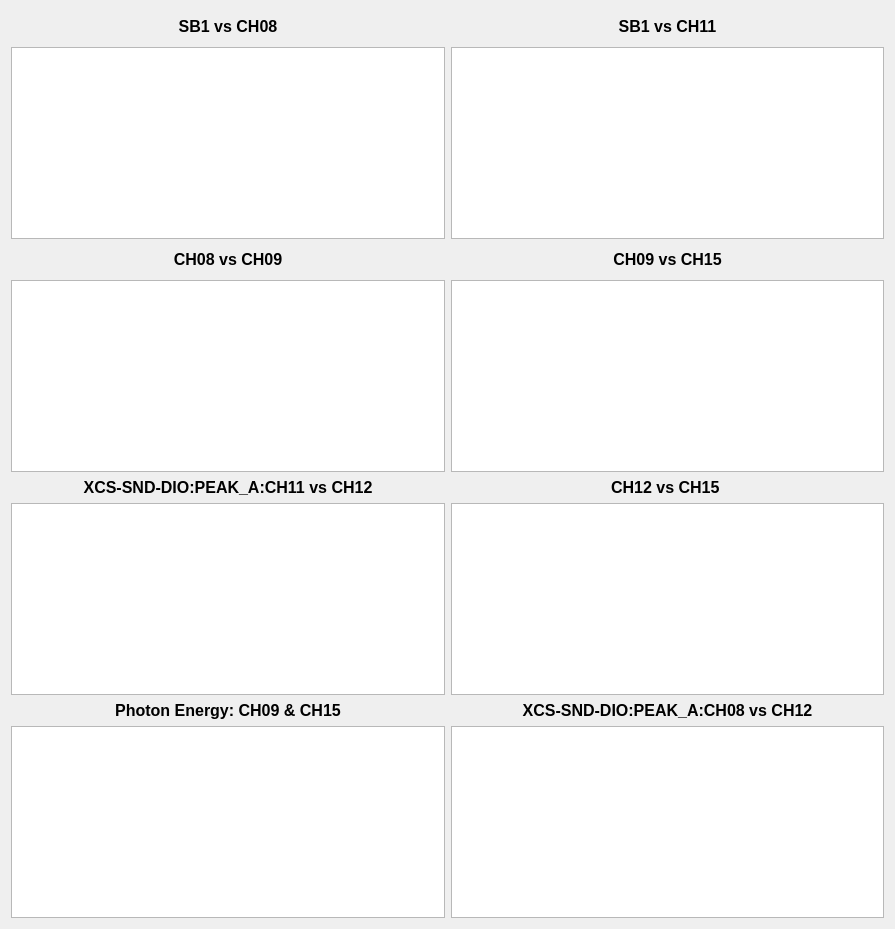
<?xml version="1.0" encoding="UTF-8"?>
<ui version="4.0">
 <class>Form</class>
 <widget class="QWidget" name="Form">
  <property name="geometry">
   <rect>
    <x>0</x>
    <y>0</y>
    <width>895</width>
    <height>929</height>
   </rect>
  </property>
  <property name="sizePolicy">
   <sizepolicy hsizetype="Preferred" vsizetype="Preferred">
    <horstretch>0</horstretch>
    <verstretch>0</verstretch>
   </sizepolicy>
  </property>
  <property name="minimumSize">
   <size>
    <width>500</width>
    <height>200</height>
   </size>
  </property>
  <property name="font">
   <font>
    <pointsize>9</pointsize>
   </font>
  </property>
  <property name="windowTitle">
   <string>Form</string>
  </property>
  <layout class="QGridLayout" name="gridLayout">
   <item row="0" column="0">
    <widget class="QLabel" name="label">
     <property name="sizePolicy">
      <sizepolicy hsizetype="Preferred" vsizetype="Preferred">
       <horstretch>0</horstretch>
       <verstretch>0</verstretch>
      </sizepolicy>
     </property>
     <property name="font">
      <font>
       <pointsize>12</pointsize>
       <weight>75</weight>
       <bold>true</bold>
      </font>
     </property>
     <property name="toolTip">
      <string>&lt;html&gt;&lt;head/&gt;&lt;body&gt;&lt;p&gt;XCS-SND-DIO:PEAK_A:SB1 vs CH08&lt;/p&gt;&lt;/body&gt;&lt;/html&gt;</string>
     </property>
     <property name="text">
      <string>SB1 vs CH08</string>
     </property>
     <property name="textFormat">
      <enum>Qt::AutoText</enum>
     </property>
     <property name="alignment">
      <set>Qt::AlignCenter</set>
     </property>
     <property name="wordWrap">
      <bool>false</bool>
     </property>
    </widget>
   </item>
   <item row="0" column="1">
    <widget class="QLabel" name="label_7">
     <property name="sizePolicy">
      <sizepolicy hsizetype="Preferred" vsizetype="Expanding">
       <horstretch>0</horstretch>
       <verstretch>0</verstretch>
      </sizepolicy>
     </property>
     <property name="font">
      <font>
       <pointsize>12</pointsize>
       <weight>75</weight>
       <bold>true</bold>
      </font>
     </property>
     <property name="toolTip">
      <string>&lt;html&gt;&lt;head/&gt;&lt;body&gt;&lt;p&gt;XCS-SND-DIO:SB1 and CH11&lt;/p&gt;&lt;/body&gt;&lt;/html&gt;</string>
     </property>
     <property name="text">
      <string>SB1 vs CH11</string>
     </property>
     <property name="textFormat">
      <enum>Qt::AutoText</enum>
     </property>
     <property name="alignment">
      <set>Qt::AlignCenter</set>
     </property>
    </widget>
   </item>
   <item row="1" column="0">
    <widget class="PyDMScatterPlot" name="PyDMScatterPlot">
     <property name="sizePolicy">
      <sizepolicy hsizetype="Preferred" vsizetype="Preferred">
       <horstretch>0</horstretch>
       <verstretch>0</verstretch>
      </sizepolicy>
     </property>
     <property name="toolTip">
      <string/>
     </property>
     <property name="yAxes">
      <stringlist>
       <string>{&quot;name&quot;: &quot;Axis 1&quot;, &quot;orientation&quot;: &quot;left&quot;, &quot;label&quot;: &quot;CH08&quot;, &quot;minRange&quot;: -1.0, &quot;maxRange&quot;: 1.0, &quot;autoRange&quot;: true, &quot;logMode&quot;: false}</string>
      </stringlist>
     </property>
     <property name="title" stdset="0">
      <string extracomment="SND DIO"/>
     </property>
     <property name="showLegend">
      <bool>false</bool>
     </property>
     <property name="curves">
      <stringlist>
       <string>{&quot;y_channel&quot;: &quot;ca://XCS:SND:DIO:AMPL_8&quot;, &quot;x_channel&quot;: &quot;ca://XCS:SB1:BMMON:SUM&quot;, &quot;name&quot;: &quot;CH08&quot;, &quot;color&quot;: &quot;#fdfeff&quot;, &quot;lineStyle&quot;: 0, &quot;lineWidth&quot;: 1, &quot;symbol&quot;: &quot;o&quot;, &quot;symbolSize&quot;: 10, &quot;yAxisName&quot;: &quot;Axis 1&quot;, &quot;barWidth&quot;: null, &quot;upperThreshold&quot;: null, &quot;lowerThreshold&quot;: null, &quot;thresholdColor&quot;: &quot;white&quot;, &quot;redraw_mode&quot;: 2, &quot;buffer_size&quot;: 1200, &quot;bufferSizeChannelAddress&quot;: null}</string>
      </stringlist>
     </property>
    </widget>
   </item>
   <item row="1" column="1">
    <widget class="PyDMScatterPlot" name="PyDMScatterPlot_8">
     <property name="sizePolicy">
      <sizepolicy hsizetype="Preferred" vsizetype="Preferred">
       <horstretch>0</horstretch>
       <verstretch>0</verstretch>
      </sizepolicy>
     </property>
     <property name="toolTip">
      <string/>
     </property>
     <property name="yAxes">
      <stringlist>
       <string>{&quot;name&quot;: &quot;Axis 1&quot;, &quot;orientation&quot;: &quot;left&quot;, &quot;label&quot;: null, &quot;minRange&quot;: -1.0, &quot;maxRange&quot;: 1.0, &quot;autoRange&quot;: true, &quot;logMode&quot;: false}</string>
      </stringlist>
     </property>
     <property name="showLegend">
      <bool>false</bool>
     </property>
     <property name="curves">
      <stringlist>
       <string>{&quot;y_channel&quot;: &quot;ca://XCS:SND:DIO:AMPL_11&quot;, &quot;x_channel&quot;: &quot;ca://XCS:SB1:BMMON:SUM&quot;, &quot;name&quot;: &quot;CH11&quot;, &quot;color&quot;: &quot;white&quot;, &quot;lineStyle&quot;: 0, &quot;lineWidth&quot;: 1, &quot;symbol&quot;: &quot;o&quot;, &quot;symbolSize&quot;: 10, &quot;yAxisName&quot;: &quot;Axis 1&quot;, &quot;barWidth&quot;: null, &quot;upperThreshold&quot;: null, &quot;lowerThreshold&quot;: null, &quot;thresholdColor&quot;: &quot;white&quot;, &quot;redraw_mode&quot;: 2, &quot;buffer_size&quot;: 1200, &quot;bufferSizeChannelAddress&quot;: null}</string>
      </stringlist>
     </property>
    </widget>
   </item>
   <item row="2" column="0">
    <widget class="QLabel" name="label_2">
     <property name="sizePolicy">
      <sizepolicy hsizetype="Preferred" vsizetype="Preferred">
       <horstretch>0</horstretch>
       <verstretch>0</verstretch>
      </sizepolicy>
     </property>
     <property name="font">
      <font>
       <pointsize>12</pointsize>
       <weight>75</weight>
       <bold>true</bold>
      </font>
     </property>
     <property name="text">
      <string>CH08 vs CH09</string>
     </property>
     <property name="alignment">
      <set>Qt::AlignCenter</set>
     </property>
    </widget>
   </item>
   <item row="2" column="1">
    <widget class="QLabel" name="label_6">
     <property name="sizePolicy">
      <sizepolicy hsizetype="Preferred" vsizetype="Expanding">
       <horstretch>0</horstretch>
       <verstretch>0</verstretch>
      </sizepolicy>
     </property>
     <property name="font">
      <font>
       <pointsize>12</pointsize>
       <weight>75</weight>
       <bold>true</bold>
      </font>
     </property>
     <property name="text">
      <string>CH09 vs CH15</string>
     </property>
     <property name="alignment">
      <set>Qt::AlignCenter</set>
     </property>
    </widget>
   </item>
   <item row="3" column="0">
    <widget class="PyDMScatterPlot" name="PyDMScatterPlot_2">
     <property name="sizePolicy">
      <sizepolicy hsizetype="Preferred" vsizetype="Preferred">
       <horstretch>0</horstretch>
       <verstretch>0</verstretch>
      </sizepolicy>
     </property>
     <property name="toolTip">
      <string/>
     </property>
     <property name="yAxes">
      <stringlist>
       <string>{&quot;name&quot;: &quot;Axis 1&quot;, &quot;orientation&quot;: &quot;left&quot;, &quot;label&quot;: null, &quot;minRange&quot;: -1.0, &quot;maxRange&quot;: 1.0, &quot;autoRange&quot;: true, &quot;logMode&quot;: false}</string>
      </stringlist>
     </property>
     <property name="showLegend">
      <bool>false</bool>
     </property>
     <property name="curves">
      <stringlist>
       <string>{&quot;y_channel&quot;: &quot;ca://XCS:SND:DIO:AMPL_9&quot;, &quot;x_channel&quot;: &quot;ca://XCS:SND:DIO:AMPL_8&quot;, &quot;name&quot;: &quot;CH09&quot;, &quot;color&quot;: &quot;white&quot;, &quot;lineStyle&quot;: 0, &quot;lineWidth&quot;: 1, &quot;symbol&quot;: &quot;o&quot;, &quot;symbolSize&quot;: 10, &quot;yAxisName&quot;: &quot;Axis 1&quot;, &quot;barWidth&quot;: null, &quot;upperThreshold&quot;: null, &quot;lowerThreshold&quot;: null, &quot;thresholdColor&quot;: &quot;white&quot;, &quot;redraw_mode&quot;: 2, &quot;buffer_size&quot;: 1200, &quot;bufferSizeChannelAddress&quot;: null}</string>
      </stringlist>
     </property>
    </widget>
   </item>
   <item row="3" column="1">
    <widget class="PyDMScatterPlot" name="PyDMScatterPlot_5">
     <property name="sizePolicy">
      <sizepolicy hsizetype="Preferred" vsizetype="Preferred">
       <horstretch>0</horstretch>
       <verstretch>0</verstretch>
      </sizepolicy>
     </property>
     <property name="toolTip">
      <string/>
     </property>
     <property name="yAxes">
      <stringlist>
       <string>{&quot;name&quot;: &quot;Axis 1&quot;, &quot;orientation&quot;: &quot;left&quot;, &quot;label&quot;: null, &quot;minRange&quot;: -1.0, &quot;maxRange&quot;: 1.0, &quot;autoRange&quot;: true, &quot;logMode&quot;: false}</string>
      </stringlist>
     </property>
     <property name="curves">
      <stringlist>
       <string>{&quot;y_channel&quot;: &quot;ca://XCS:SND:DIO:AMPL_15&quot;, &quot;x_channel&quot;: &quot;ca://XCS:SND:DIO:AMPL_9&quot;, &quot;name&quot;: &quot;CH15&quot;, &quot;color&quot;: &quot;white&quot;, &quot;lineStyle&quot;: 0, &quot;lineWidth&quot;: 1, &quot;symbol&quot;: &quot;o&quot;, &quot;symbolSize&quot;: 10, &quot;yAxisName&quot;: &quot;Axis 1&quot;, &quot;barWidth&quot;: null, &quot;upperThreshold&quot;: null, &quot;lowerThreshold&quot;: null, &quot;thresholdColor&quot;: &quot;white&quot;, &quot;redraw_mode&quot;: 2, &quot;buffer_size&quot;: 1200, &quot;bufferSizeChannelAddress&quot;: null}</string>
      </stringlist>
     </property>
    </widget>
   </item>
   <item row="4" column="0">
    <widget class="QLabel" name="label_3">
     <property name="sizePolicy">
      <sizepolicy hsizetype="Preferred" vsizetype="Preferred">
       <horstretch>0</horstretch>
       <verstretch>0</verstretch>
      </sizepolicy>
     </property>
     <property name="font">
      <font>
       <pointsize>12</pointsize>
       <weight>75</weight>
       <bold>true</bold>
      </font>
     </property>
     <property name="text">
      <string>XCS-SND-DIO:PEAK_A:CH11 vs CH12</string>
     </property>
     <property name="alignment">
      <set>Qt::AlignCenter</set>
     </property>
    </widget>
   </item>
   <item row="4" column="1">
    <widget class="QLabel" name="label_4">
     <property name="sizePolicy">
      <sizepolicy hsizetype="Preferred" vsizetype="Preferred">
       <horstretch>0</horstretch>
       <verstretch>0</verstretch>
      </sizepolicy>
     </property>
     <property name="font">
      <font>
       <pointsize>12</pointsize>
       <weight>75</weight>
       <bold>true</bold>
      </font>
     </property>
     <property name="text">
      <string>CH12 vs CH15 </string>
     </property>
     <property name="alignment">
      <set>Qt::AlignCenter</set>
     </property>
    </widget>
   </item>
   <item row="5" column="0">
    <widget class="PyDMScatterPlot" name="PyDMScatterPlot_3">
     <property name="sizePolicy">
      <sizepolicy hsizetype="Preferred" vsizetype="Preferred">
       <horstretch>0</horstretch>
       <verstretch>0</verstretch>
      </sizepolicy>
     </property>
     <property name="toolTip">
      <string/>
     </property>
     <property name="yAxes">
      <stringlist>
       <string>{&quot;name&quot;: &quot;Axis 1&quot;, &quot;orientation&quot;: &quot;left&quot;, &quot;label&quot;: null, &quot;minRange&quot;: -1.0, &quot;maxRange&quot;: 1.0, &quot;autoRange&quot;: true, &quot;logMode&quot;: false}</string>
      </stringlist>
     </property>
     <property name="curves">
      <stringlist>
       <string>{&quot;y_channel&quot;: &quot;ca://XCS:SND:DIO:AMPL_12&quot;, &quot;x_channel&quot;: &quot;ca://XCS:SND:DIO:AMPL_11&quot;, &quot;name&quot;: &quot;CH12&quot;, &quot;color&quot;: &quot;white&quot;, &quot;lineStyle&quot;: 0, &quot;lineWidth&quot;: 1, &quot;symbol&quot;: &quot;o&quot;, &quot;symbolSize&quot;: 10, &quot;yAxisName&quot;: &quot;Axis 1&quot;, &quot;barWidth&quot;: null, &quot;upperThreshold&quot;: null, &quot;lowerThreshold&quot;: null, &quot;thresholdColor&quot;: &quot;white&quot;, &quot;redraw_mode&quot;: 2, &quot;buffer_size&quot;: 1200, &quot;bufferSizeChannelAddress&quot;: null}</string>
      </stringlist>
     </property>
    </widget>
   </item>
   <item row="5" column="1">
    <widget class="PyDMScatterPlot" name="PyDMScatterPlot_6">
     <property name="sizePolicy">
      <sizepolicy hsizetype="Preferred" vsizetype="Preferred">
       <horstretch>0</horstretch>
       <verstretch>0</verstretch>
      </sizepolicy>
     </property>
     <property name="toolTip">
      <string/>
     </property>
     <property name="yAxes">
      <stringlist>
       <string>{&quot;name&quot;: &quot;Axis 1&quot;, &quot;orientation&quot;: &quot;left&quot;, &quot;label&quot;: null, &quot;minRange&quot;: -1.0, &quot;maxRange&quot;: 1.0, &quot;autoRange&quot;: true, &quot;logMode&quot;: false}</string>
      </stringlist>
     </property>
     <property name="curves">
      <stringlist>
       <string>{&quot;y_channel&quot;: &quot;ca://XCS:SND:DIO:AMPL_15&quot;, &quot;x_channel&quot;: &quot;ca://XCS:SND:DIO:AMPL_12&quot;, &quot;name&quot;: &quot;CH15&quot;, &quot;color&quot;: &quot;white&quot;, &quot;lineStyle&quot;: 0, &quot;lineWidth&quot;: 1, &quot;symbol&quot;: &quot;o&quot;, &quot;symbolSize&quot;: 10, &quot;yAxisName&quot;: &quot;Axis 1&quot;, &quot;barWidth&quot;: null, &quot;upperThreshold&quot;: null, &quot;lowerThreshold&quot;: null, &quot;thresholdColor&quot;: &quot;white&quot;, &quot;redraw_mode&quot;: 2, &quot;buffer_size&quot;: 1200, &quot;bufferSizeChannelAddress&quot;: null}</string>
      </stringlist>
     </property>
    </widget>
   </item>
   <item row="6" column="0">
    <widget class="QLabel" name="label_8">
     <property name="sizePolicy">
      <sizepolicy hsizetype="Preferred" vsizetype="Preferred">
       <horstretch>0</horstretch>
       <verstretch>0</verstretch>
      </sizepolicy>
     </property>
     <property name="font">
      <font>
       <pointsize>12</pointsize>
       <weight>75</weight>
       <bold>true</bold>
      </font>
     </property>
     <property name="text">
      <string>Photon Energy: CH09 &amp; CH15</string>
     </property>
     <property name="alignment">
      <set>Qt::AlignCenter</set>
     </property>
    </widget>
   </item>
   <item row="6" column="1">
    <widget class="QLabel" name="label_5">
     <property name="sizePolicy">
      <sizepolicy hsizetype="Preferred" vsizetype="Preferred">
       <horstretch>0</horstretch>
       <verstretch>0</verstretch>
      </sizepolicy>
     </property>
     <property name="font">
      <font>
       <pointsize>12</pointsize>
       <weight>75</weight>
       <bold>true</bold>
      </font>
     </property>
     <property name="text">
      <string>XCS-SND-DIO:PEAK_A:CH08 vs CH12</string>
     </property>
     <property name="textFormat">
      <enum>Qt::AutoText</enum>
     </property>
     <property name="alignment">
      <set>Qt::AlignCenter</set>
     </property>
    </widget>
   </item>
   <item row="7" column="0">
    <widget class="PyDMScatterPlot" name="PyDMScatterPlot_7">
     <property name="sizePolicy">
      <sizepolicy hsizetype="Preferred" vsizetype="Preferred">
       <horstretch>0</horstretch>
       <verstretch>0</verstretch>
      </sizepolicy>
     </property>
     <property name="toolTip">
      <string/>
     </property>
     <property name="yAxes">
      <stringlist>
       <string>{&quot;name&quot;: &quot;Axis 1&quot;, &quot;orientation&quot;: &quot;left&quot;, &quot;label&quot;: &quot;CH 09 &amp; 15&quot;, &quot;minRange&quot;: -1.0, &quot;maxRange&quot;: 1.0, &quot;autoRange&quot;: true, &quot;logMode&quot;: false}</string>
      </stringlist>
     </property>
     <property name="showLegend">
      <bool>true</bool>
     </property>
     <property name="curves">
      <stringlist>
       <string>{&quot;y_channel&quot;: &quot;ca://XCS:SND:DIO:AMPL_9&quot;, &quot;x_channel&quot;: &quot;ca://SIOC:SYS0:ML00:AO627&quot;, &quot;name&quot;: &quot;CH09&quot;, &quot;color&quot;: &quot;white&quot;, &quot;lineStyle&quot;: 0, &quot;lineWidth&quot;: 1, &quot;symbol&quot;: &quot;o&quot;, &quot;symbolSize&quot;: 10, &quot;yAxisName&quot;: &quot;Axis 1&quot;, &quot;barWidth&quot;: null, &quot;upperThreshold&quot;: null, &quot;lowerThreshold&quot;: null, &quot;thresholdColor&quot;: &quot;white&quot;, &quot;redraw_mode&quot;: 2, &quot;buffer_size&quot;: 1200, &quot;bufferSizeChannelAddress&quot;: null}</string>
       <string>{&quot;y_channel&quot;: &quot;ca://XCS:SND:DIO:AMPL_15&quot;, &quot;x_channel&quot;: &quot;ca://SIOC:SYS0:ML00:AO627&quot;, &quot;name&quot;: &quot;CH15&quot;, &quot;color&quot;: &quot;red&quot;, &quot;lineStyle&quot;: 0, &quot;lineWidth&quot;: 1, &quot;symbol&quot;: &quot;o&quot;, &quot;symbolSize&quot;: 10, &quot;yAxisName&quot;: &quot;Axis 1&quot;, &quot;barWidth&quot;: null, &quot;upperThreshold&quot;: null, &quot;lowerThreshold&quot;: null, &quot;thresholdColor&quot;: &quot;white&quot;, &quot;redraw_mode&quot;: 2, &quot;buffer_size&quot;: 1200, &quot;bufferSizeChannelAddress&quot;: null}</string>
      </stringlist>
     </property>
    </widget>
   </item>
   <item row="7" column="1">
    <widget class="PyDMScatterPlot" name="PyDMScatterPlot_4">
     <property name="sizePolicy">
      <sizepolicy hsizetype="Preferred" vsizetype="Preferred">
       <horstretch>0</horstretch>
       <verstretch>0</verstretch>
      </sizepolicy>
     </property>
     <property name="toolTip">
      <string/>
     </property>
     <property name="yAxes">
      <stringlist>
       <string>{&quot;name&quot;: &quot;Axis 1&quot;, &quot;orientation&quot;: &quot;left&quot;, &quot;label&quot;: null, &quot;minRange&quot;: -1.0, &quot;maxRange&quot;: 1.0, &quot;autoRange&quot;: true, &quot;logMode&quot;: false}</string>
      </stringlist>
     </property>
     <property name="curves">
      <stringlist>
       <string>{&quot;y_channel&quot;: &quot;ca://XCS:SND:DIO:AMPL_12&quot;, &quot;x_channel&quot;: &quot;ca://XCS:SND:DIO:AMPL_8&quot;, &quot;name&quot;: &quot;CH12&quot;, &quot;color&quot;: &quot;white&quot;, &quot;lineStyle&quot;: 0, &quot;lineWidth&quot;: 1, &quot;symbol&quot;: &quot;o&quot;, &quot;symbolSize&quot;: 10, &quot;yAxisName&quot;: &quot;Axis 1&quot;, &quot;barWidth&quot;: null, &quot;upperThreshold&quot;: null, &quot;lowerThreshold&quot;: null, &quot;thresholdColor&quot;: &quot;white&quot;, &quot;redraw_mode&quot;: 2, &quot;buffer_size&quot;: 1200, &quot;bufferSizeChannelAddress&quot;: null}</string>
      </stringlist>
     </property>
    </widget>
   </item>
  </layout>
 </widget>
 <customwidgets>
  <customwidget>
   <class>PyDMScatterPlot</class>
   <extends>QGraphicsView</extends>
   <header>pydm.widgets.scatterplot</header>
  </customwidget>
 </customwidgets>
 <resources/>
 <connections/>
</ui>
